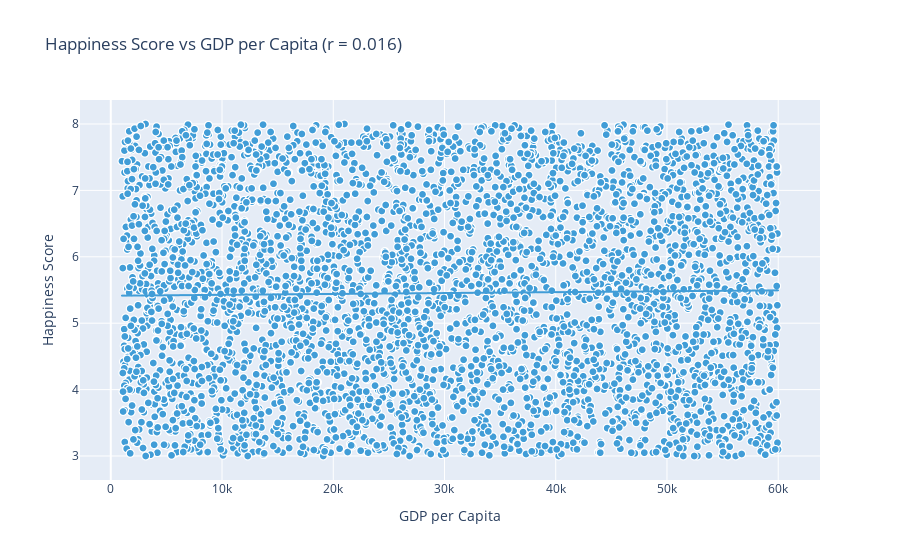
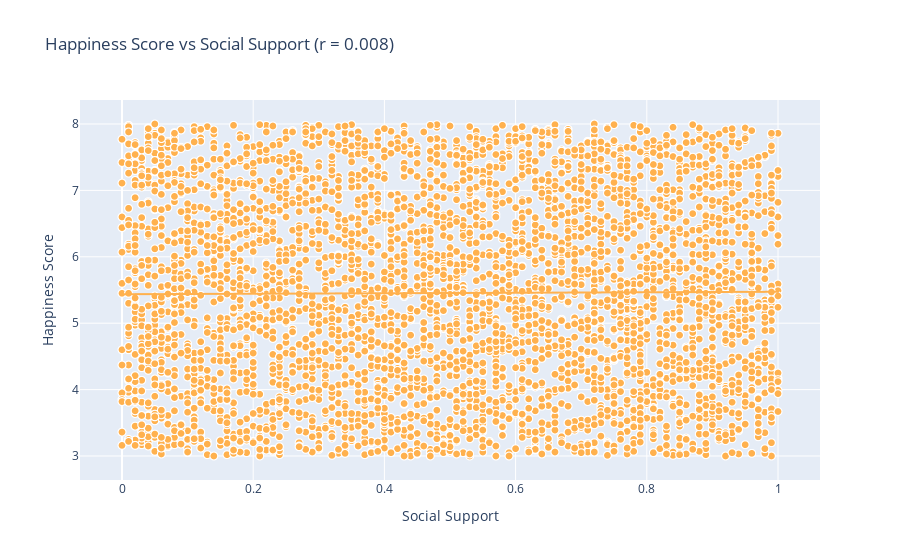
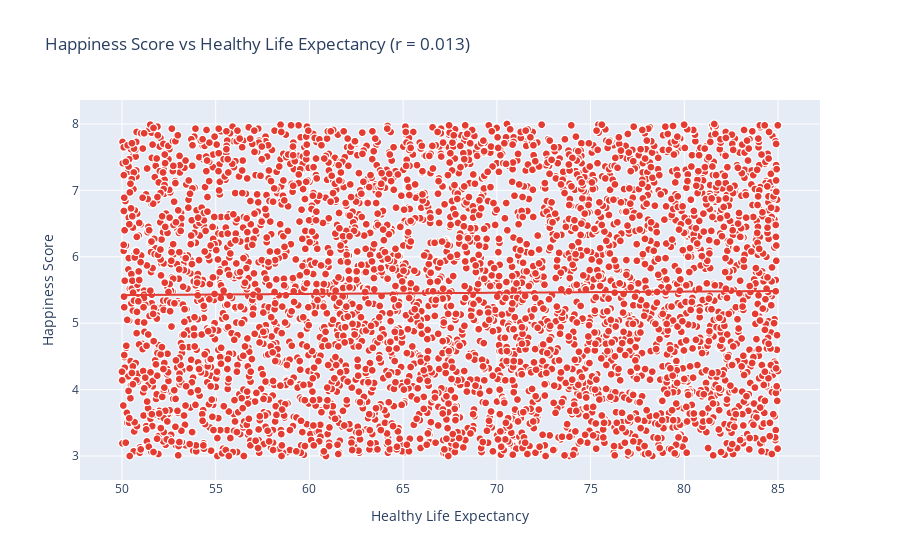
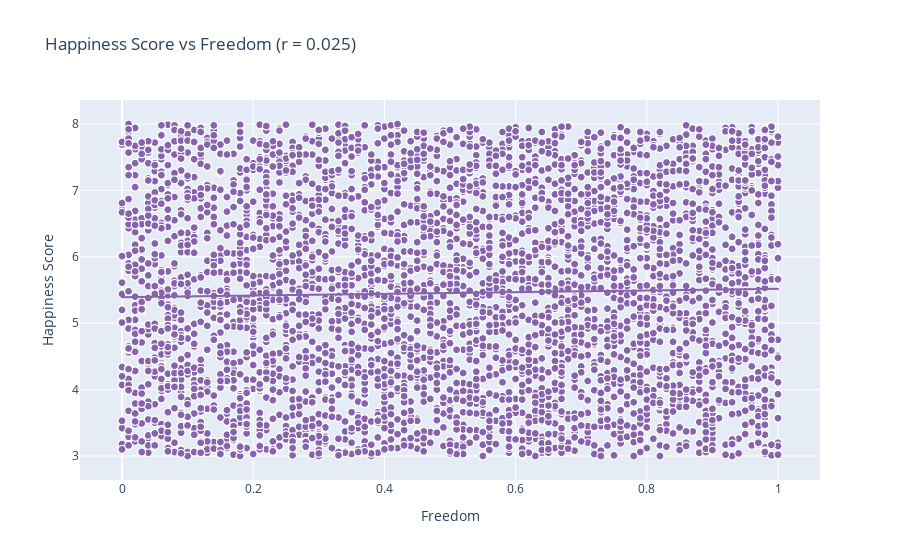

The notebook cell these images were saved under, in order:
### Code cell
import pandas as pd
import numpy as np
from scipy.stats import pearsonr
import plotly.express as px

def load_and_validate_data(filepath):
    """Load data and validate required columns exist."""
    df = pd.read_csv(filepath)
    required_columns = [
        'Happiness_Score', 'Country', 'Year',
        'GDP_per_Capita', 'Social_Support',
        'Healthy_Life_Expectancy', 'Freedom'
    ]
    missing_columns = [col for col in required_columns if col not in df.columns]
    if missing_columns:
        raise ValueError(f"Missing columns: {missing_columns}")
    return df

def calculate_correlations(df, indicators, min_samples=10):
    """Calculate Pearson correlations between happiness score and indicators."""
    correlations = {}
    for indicator in indicators:
        valid_data = df[['Happiness_Score', indicator]].dropna()
        if len(valid_data) >= min_samples:
            corr, p_value = pearsonr(valid_data['Happiness_Score'], valid_data[indicator])
            correlations[indicator] = {
                'correlation': corr,
                'p_value': p_value,
                'sample_size': len(valid_data)
            }
        else:
            print(f"Warning: Insufficient data for {indicator} ({len(valid_data)} samples)")
    return correlations

def create_plotly_scatter_plots(df, indicators, correlations, colors):
    """Create interactive Plotly scatter plots with trendlines."""
    for i, indicator in enumerate(indicators):
        if indicator not in correlations:
            continue
        clean_data = df[['Happiness_Score', indicator, 'Country', 'Year']].dropna()
        fig = px.scatter(
            clean_data,
            x=indicator,
            y='Happiness_Score',
            hover_name='Country',
            trendline='ols',
            title=f'Happiness Score vs {indicator.replace("_", " ")} (r = {correlations[indicator]["correlation"]:.3f})',
            labels={indicator: indicator.replace('_', ' '), 'Happiness_Score': 'Happiness Score'}
        )
        # Set all marker colors to the custom palette
        fig.update_traces(marker=dict(size=8, color=colors[i], line=dict(width=1, color='white')))
        fig.show()


def print_color_palette(indicators, colors):
    print("Custom Happiness Color Palette:")
    for indicator, color in zip(indicators, colors):
        print(f"{indicator.replace('_', ' ')}: {color}")
    print("-" * 50)

def print_correlation_summary(correlations):
    print("\nCorrelation Summary:")
    print("-" * 50)
    for indicator, stats in correlations.items():
        significance = "***" if stats['p_value'] < 0.001 else \
                       "**" if stats['p_value'] < 0.01 else \
                       "*" if stats['p_value'] < 0.05 else ""
        print(f"{indicator.replace('_', ' ')}: r = {stats['correlation']:.3f}{significance} (n = {stats['sample_size']})")
    print("\nSignificance: *** p<0.001, ** p<0.01, * p<0.05")

# ---------- Jupyter Notebook Usage Starts Here ----------

# File and indicator setup
DATA_FILE = 'world_happiness_report.csv'
INDICATORS = ['GDP_per_Capita', 'Social_Support', 'Healthy_Life_Expectancy', 'Freedom']
COLORS = [
    "#419DD7", 
    "#FFB14E",  
    "#E43C32",  
    "#8663AC"   
]

# Load, validate, and analyze the data
df = load_and_validate_data(DATA_FILE)
correlations = calculate_correlations(df, INDICATORS)

# Uncomment below to print palette and correlation summary if desired
#print_color_palette(INDICATORS, COLORS)
#print_correlation_summary(correlations)

# Create interactive scatter plots
create_plotly_scatter_plots(df, INDICATORS, correlations, COLORS)

### Figure 1 — Plotly figure (JSON) as saved in the notebook; plotly's stock layout.template omitted (floating-point values rounded to 4 significant figures; data arrays with more than 128 entries replaced by an {"elided": "..."} marker saying what was removed)
{"data": [{"hovertemplate": "<b>%{hovertext}</b><br><br>GDP per Capita=%{x}<br>Happiness Score=%{y}<extra></extra>", "hovertext": {"elided": "4000 str values"}, "legendgroup": "", "marker": {"color": "#419DD7", "line": {"color": "white", "width": 1}, "size": 8, "symbol": "circle"}, "mode": "markers", "name": "", "showlegend": false, "type": "scattergl", "x": {"elided": "4000 float values"}, "xaxis": "x", "y": {"elided": "4000 float values"}, "yaxis": "y"}, {"hovertemplate": "<b>OLS trendline</b><br>Happiness_Score = 1.35338e-06 * GDP_per_Capita + 5.41375<br>R<sup>2</sup>=0.000266<br><br>GDP per Capita=%{x}<br>Happiness Score=%{y} <b>(trend)</b><extra></extra>", "legendgroup": "", "marker": {"color": "#419DD7", "line": {"color": "white", "width": 1}, "size": 8, "symbol": "circle"}, "mode": "lines", "name": "", "showlegend": false, "type": "scattergl", "x": {"elided": "4000 float values"}, "xaxis": "x", "y": {"elided": "4000 float values"}, "yaxis": "y"}], "layout": {"legend": {"tracegroupgap": 0}, "title": {"text": "Happiness Score vs GDP per Capita (r = 0.016)"}, "xaxis": {"anchor": "y", "domain": [0, 1], "title": {"text": "GDP per Capita"}}, "yaxis": {"anchor": "x", "domain": [0, 1], "title": {"text": "Happiness Score"}}}}

### Figure 2 — Plotly figure (JSON) as saved in the notebook; plotly's stock layout.template omitted (floating-point values rounded to 4 significant figures; data arrays with more than 128 entries replaced by an {"elided": "..."} marker saying what was removed)
{"data": [{"hovertemplate": "<b>%{hovertext}</b><br><br>Social Support=%{x}<br>Happiness Score=%{y}<extra></extra>", "hovertext": {"elided": "4000 str values"}, "legendgroup": "", "marker": {"color": "#FFB14E", "line": {"color": "white", "width": 1}, "size": 8, "symbol": "circle"}, "mode": "markers", "name": "", "showlegend": false, "type": "scattergl", "x": {"elided": "4000 float values"}, "xaxis": "x", "y": {"elided": "4000 float values"}, "yaxis": "y"}, {"hovertemplate": "<b>OLS trendline</b><br>Happiness_Score = 0.0374296 * Social_Support + 5.43607<br>R<sup>2</sup>=0.000056<br><br>Social Support=%{x}<br>Happiness Score=%{y} <b>(trend)</b><extra></extra>", "legendgroup": "", "marker": {"color": "#FFB14E", "line": {"color": "white", "width": 1}, "size": 8, "symbol": "circle"}, "mode": "lines", "name": "", "showlegend": false, "type": "scattergl", "x": {"elided": "4000 float values"}, "xaxis": "x", "y": {"elided": "4000 float values"}, "yaxis": "y"}], "layout": {"legend": {"tracegroupgap": 0}, "title": {"text": "Happiness Score vs Social Support (r = 0.008)"}, "xaxis": {"anchor": "y", "domain": [0, 1], "title": {"text": "Social Support"}}, "yaxis": {"anchor": "x", "domain": [0, 1], "title": {"text": "Happiness Score"}}}}

### Figure 3 — Plotly figure (JSON) as saved in the notebook; plotly's stock layout.template omitted (floating-point values rounded to 4 significant figures; data arrays with more than 128 entries replaced by an {"elided": "..."} marker saying what was removed)
{"data": [{"hovertemplate": "<b>%{hovertext}</b><br><br>Healthy Life Expectancy=%{x}<br>Happiness Score=%{y}<extra></extra>", "hovertext": {"elided": "4000 str values"}, "legendgroup": "", "marker": {"color": "#E43C32", "line": {"color": "white", "width": 1}, "size": 8, "symbol": "circle"}, "mode": "markers", "name": "", "showlegend": false, "type": "scattergl", "x": {"elided": "4000 float values"}, "xaxis": "x", "y": {"elided": "4000 float values"}, "yaxis": "y"}, {"hovertemplate": "<b>OLS trendline</b><br>Happiness_Score = 0.00177613 * Healthy_Life_Expectancy + 5.33437<br>R<sup>2</sup>=0.000160<br><br>Healthy Life Expectancy=%{x}<br>Happiness Score=%{y} <b>(trend)</b><extra></extra>", "legendgroup": "", "marker": {"color": "#E43C32", "line": {"color": "white", "width": 1}, "size": 8, "symbol": "circle"}, "mode": "lines", "name": "", "showlegend": false, "type": "scattergl", "x": {"elided": "4000 float values"}, "xaxis": "x", "y": {"elided": "4000 float values"}, "yaxis": "y"}], "layout": {"legend": {"tracegroupgap": 0}, "title": {"text": "Happiness Score vs Healthy Life Expectancy (r = 0.013)"}, "xaxis": {"anchor": "y", "domain": [0, 1], "title": {"text": "Healthy Life Expectancy"}}, "yaxis": {"anchor": "x", "domain": [0, 1], "title": {"text": "Happiness Score"}}}}

### Figure 4 — Plotly figure (JSON) as saved in the notebook; plotly's stock layout.template omitted (floating-point values rounded to 4 significant figures; data arrays with more than 128 entries replaced by an {"elided": "..."} marker saying what was removed)
{"data": [{"hovertemplate": "<b>%{hovertext}</b><br><br>Freedom=%{x}<br>Happiness Score=%{y}<extra></extra>", "hovertext": {"elided": "4000 str values"}, "legendgroup": "", "marker": {"color": "#8663AC", "line": {"color": "white", "width": 1}, "size": 8, "symbol": "circle"}, "mode": "markers", "name": "", "showlegend": false, "type": "scattergl", "x": {"elided": "4000 float values"}, "xaxis": "x", "y": {"elided": "4000 float values"}, "yaxis": "y"}, {"hovertemplate": "<b>OLS trendline</b><br>Happiness_Score = 0.126478 * Freedom + 5.39142<br>R<sup>2</sup>=0.000639<br><br>Freedom=%{x}<br>Happiness Score=%{y} <b>(trend)</b><extra></extra>", "legendgroup": "", "marker": {"color": "#8663AC", "line": {"color": "white", "width": 1}, "size": 8, "symbol": "circle"}, "mode": "lines", "name": "", "showlegend": false, "type": "scattergl", "x": {"elided": "4000 float values"}, "xaxis": "x", "y": {"elided": "4000 float values"}, "yaxis": "y"}], "layout": {"legend": {"tracegroupgap": 0}, "title": {"text": "Happiness Score vs Freedom (r = 0.025)"}, "xaxis": {"anchor": "y", "domain": [0, 1], "title": {"text": "Freedom"}}, "yaxis": {"anchor": "x", "domain": [0, 1], "title": {"text": "Happiness Score"}}}}
